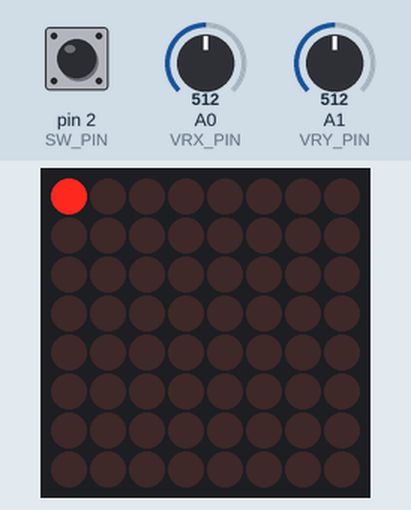
The sketch below on a simulated Arduino Uno, built with avr-gcc and run on an emulated ATmega328P. On the bench: 8×8 LED matrix. Inputs (shaded band) come from the test bench; at power-on: A0 (VRX_PIN) = 512, A1 (VRY_PIN) = 512, pin 2 (SW_PIN) HIGH. What the sketch prints to the serial monitor is not drawn.

Above: at 1.2 s.
1.3 s: A0 (VRX_PIN) set to 982
2.8 s: A0 (VRX_PIN) set to 1013
At 3.2 s:
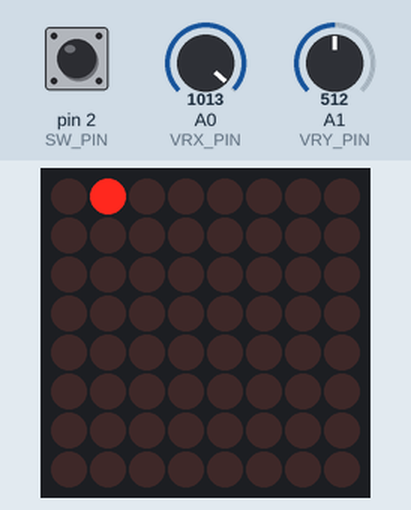
At 3.7 s:
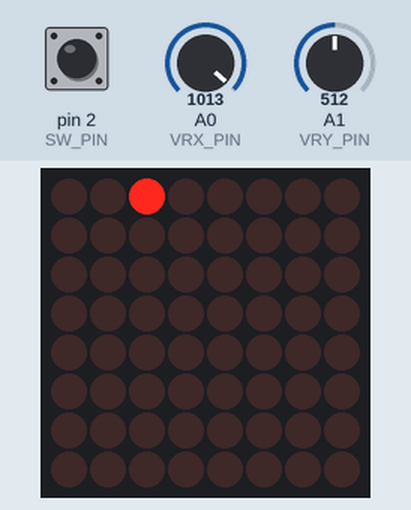
5.8 s: A1 (VRY_PIN) set to 996
7.8 s: A1 (VRY_PIN) set to 1022
At 8.7 s:
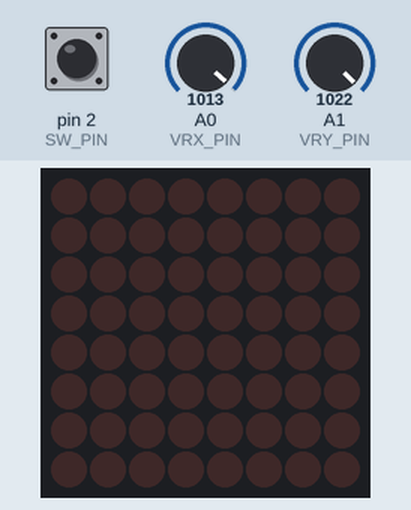
10.8 s: A1 (VRY_PIN) set to 995
Timing chart, 0 to 13.8 s (numbered marks = the images above; inputs shaded):
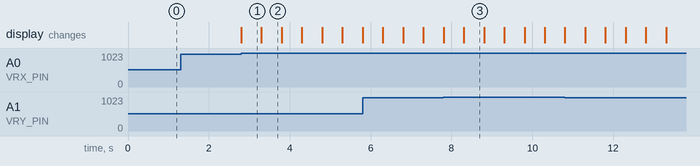

Measured:
- the behaviour switches between 999 and 1000 on A0 (VRX_PIN) (found by bisection; images 0 and 1)
- the behaviour switches between 1004 and 1005 on A1 (VRY_PIN) (found by bisection; images 2 and 3)
- after the input at 1.3 s, every drawn part: stays the same
- after the input at 2.8 s, the display: changes at once (image 1)
- after the input at 7.8 s, the display: first differs from a run without the input after 0.51 s (image 3)
- what the display in image 1 shows lasts 0.5 s, from 2.8 s to 3.3 s

The sketch:

Matrix.ino
```cpp
#include <ezButton.h>
#include "LedControl.h"


#define VRX_PIN  A0
#define VRY_PIN  A1
#define SW_PIN   2

ezButton button(SW_PIN);
LedControl lc=LedControl(12,10,11,1);

byte Field[8] = {

  B10000000,
  B00000000,
  B00000000,
  B00000000,
  B00000000,
  B00000000,
  B00000000,
  B00000000
};
int LastRow = 0;
int CurrentRow = 1;
int NextRow = 2;

int xValue = 0;
int yValue = 0;
int bValue = 0;

void setup() {
  lc.shutdown(0, false);
  lc.setIntensity(0,0);
  lc.clearDisplay(0);
  Serial.begin(9600) ;
  Serial.print(Field[CurrentRow]);

//Spawn Player
  for (int s=0; s<8; s++){
    lc.setRow(0,s,Field[s]);
  }

  button.setDebounceTime(50);


}

void shiftRight(){
   Serial.print(Field[0]);
    Serial.print("\t");
    if (Field[0] == 1){
      Field[0] = Field[0] << 6;
      lc.setRow(0,0,Field[0]);
      delay(500);

    }

    if (Field[0] > 1){
      Field[0] = Field[0] >> 1;
      lc.setRow(0,0,Field[0]);
      delay(500);
    }
}


void shiftLeft(){
    Serial.print(Field[0]);
    Serial.print("\t");
    if (Field[0] == 128){
      Field[0] = Field[0] >> 6;
      lc.setRow(0,0,Field[0]);
      delay(500);

    }

    if (Field[0] > 1){
      Field[0] = Field[0] << 1;
      lc.setRow(0,0,Field[0]);
      delay(500);
    }
}


void shiftTop() {
  if (0 < CurrentRow){
    Field[LastRow] = Field[CurrentRow];
    Field[CurrentRow] = 0;
    lc.setrow(0,Field[LastRow],Field[LastRow]);
    Serial.print(Field[CurrentRow && LastRow]);
    LastRow -= 1;
    CurrentRow -= 1;
    delay(500);
  }
}


void shiftBottom(){
  if (7 > CurrentRow){
    Field[NextRow] = Field[CurrentRow];
    Field[CurrentRow] = 0;

    lc.setRow(0, Field[NextRow] ,Field[CurrentRow]);
    Serial.print(Field[CurrentRow && NextRow]);
    delay(500);
    CurrentRow += 1;
    NextRow += 1;
  }

}


void loop() {
  button.loop();

  xValue = analogRead(VRX_PIN);
  yValue = analogRead(VRY_PIN);

  bValue = button.getState();

  if (button.isPressed()) {
    Serial.println("The button is pressed");
  }

  if (button.isReleased()) {
    Serial.println("The button is released");
  }

  //RIGHT
  if (1000 <= xValue && 500 <= yValue){
    shiftRight();

  }


  //LEFT
  if(40 >= xValue && 520 >= yValue){
    shiftLeft();
  }


  //TOP
  if(510 >= xValue && 15 >= yValue){
    shiftTop();
  }


  //BOTTOM
  if (510 <= xValue && 1005 <= yValue){
    shiftBottom();
  }


  // Serial.print("x = ");
  // Serial.print(xValue);
  // Serial.print(", y = ");
  // Serial.print(yValue);
  // Serial.print(" : button = ");
  // Serial.println(bValue);


}
```
